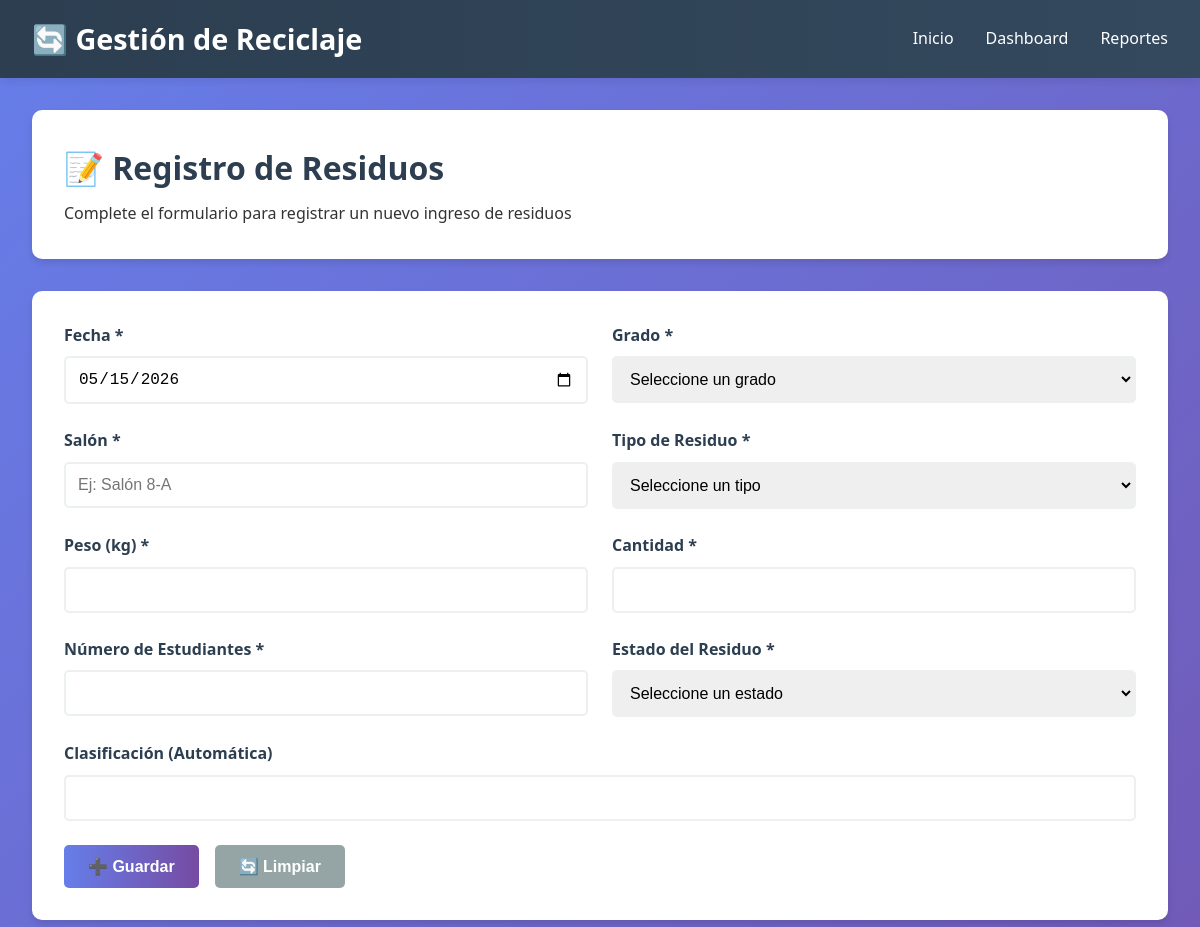
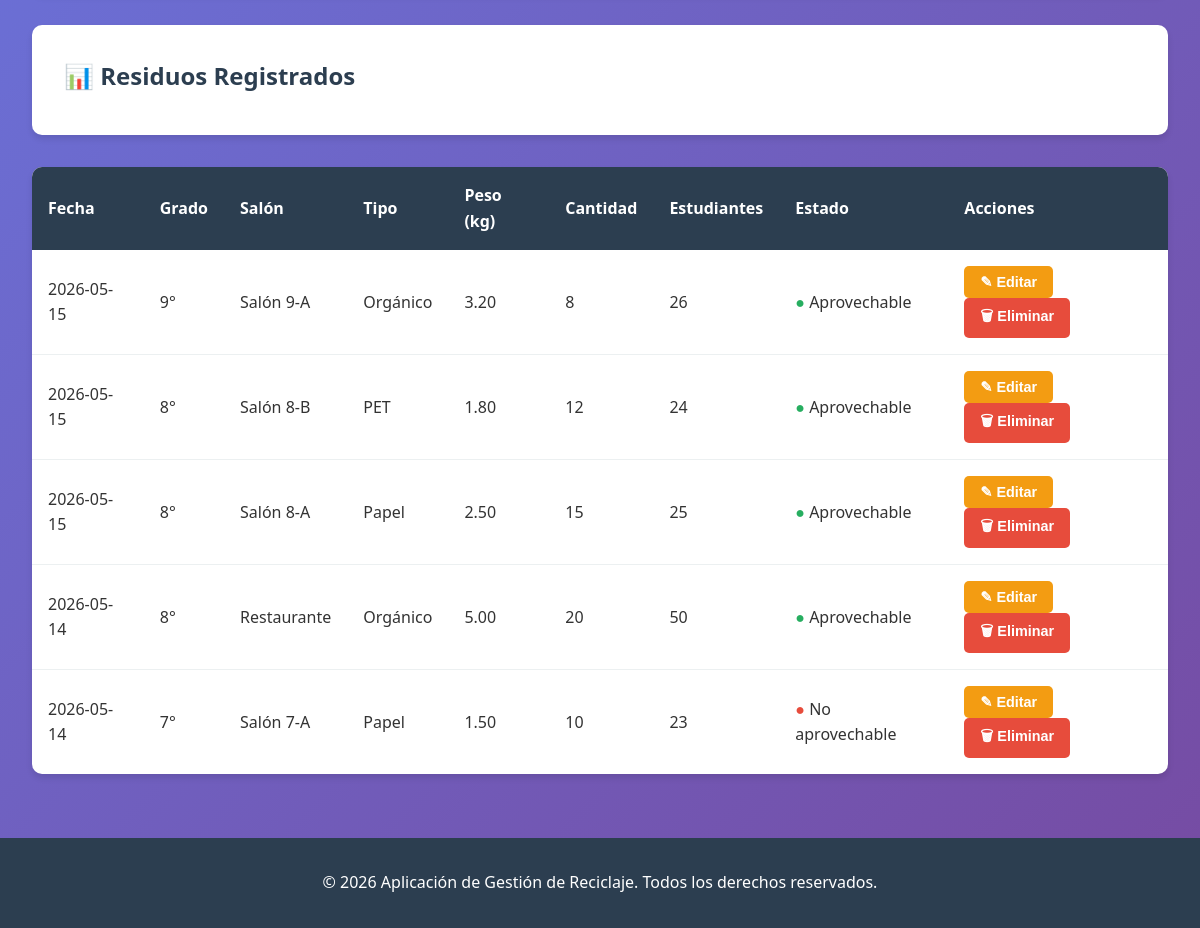
The page / on the database its author committed (2 pictures, top to bottom).
### tables this page shows
CREATE TABLE residuos (
    id INT PRIMARY KEY AUTO_INCREMENT,
    fecha DATE NOT NULL,
    grado VARCHAR(10) NOT NULL,
    salon VARCHAR(50) NOT NULL,
    tipo_residuo ENUM('Papel', 'PET', 'Orgánico') NOT NULL,
    peso_kg DECIMAL(10, 2) NOT NULL,
    cantidad INT NOT NULL,
    numero_estudiantes INT NOT NULL,
    estado_residuo ENUM('Aprovechable', 'No aprovechable') NOT NULL,
    clasificacion VARCHAR(100),
    created_at TIMESTAMP DEFAULT CURRENT_TIMESTAMP,
    updated_at TIMESTAMP DEFAULT CURRENT_TIMESTAMP ON UPDATE CURRENT_TIMESTAMP,
    INDEX idx_fecha (fecha),
    INDEX idx_grado (grado),
    INDEX idx_salon (salon),
    INDEX idx_tipo (tipo_residuo),
    INDEX idx_estado (estado_residuo)
);

### config/database.php (called while the page is built, shortened)
<?php
function executeQuery($conn, $query) {
    $result = $conn->query($query);
    return $result;
}
?>

### index.php (the view, shortened to what this page needs)
<?php
include 'config/database.php';
include 'includes/header.php';
$edit_mode = false;
$waste_data = null;
?>
<div class="page-header">
    <h1>📝 Registro de Residuos</h1>
    <p>Complete el formulario para registrar un nuevo ingreso de residuos</p>
</div>
<div class="form-container">
    <form id="waste-form" method="POST">
        <div class="form-row">
            <div class="form-group">
                <label for="fecha">Fecha *</label>
                <input type="date" id="fecha" name="fecha" required value="<?php echo $waste_data['fecha'] ?? date('Y-m-d'); ?>">
            </div>
            <div class="form-group">
                <label for="grado">Grado *</label>
                <select id="grado" name="grado" required>
                    <option value="">Seleccione un grado</option>
                </select>
            </div>
        </div>
        <div class="form-row">
            <div class="form-group">
                <label for="salon">Salón *</label>
                <input type="text" id="salon" name="salon" placeholder="Ej: Salón 8-A" required value="<?php echo $waste_data['salon'] ?? ''; ?>">
            </div>
            <div class="form-group">
                <label for="tipo_residuo">Tipo de Residuo *</label>
                <select id="tipo_residuo" name="tipo_residuo" required onchange="classifyWaste()">
                    <option value="">Seleccione un tipo</option>
                </select>
            </div>
        </div>
        <div class="form-row">
            <div class="form-group">
                <label for="peso_kg">Peso (kg) *</label>
                <input type="number" id="peso_kg" name="peso_kg" step="0.01" min="0" required value="<?php echo $waste_data['peso_kg'] ?? ''; ?>">
            </div>
            <div class="form-group">
                <label for="cantidad">Cantidad *</label>
                <input type="number" id="cantidad" name="cantidad" min="0" required value="<?php echo $waste_data['cantidad'] ?? ''; ?>">
            </div>
        </div>
        <div class="form-row">
            <div class="form-group">
                <label for="numero_estudiantes">Número de Estudiantes *</label>
                <input type="number" id="numero_estudiantes" name="numero_estudiantes" min="0" required value="<?php echo $waste_data['numero_estudiantes'] ?? ''; ?>">
            </div>
            <div class="form-group">
                <label for="estado_residuo">Estado del Residuo *</label>
                <select id="estado_residuo" name="estado_residuo" required onchange="classifyWaste()">
                    <option value="">Seleccione un estado</option>
                </select>
            </div>
        </div>
        <div class="form-group">
            <label for="clasificacion">Clasificación (Automática)</label>
            <input type="text" id="clasificacion" name="clasificacion" readonly value="<?php echo $waste_data['clasificacion'] ?? ''; ?>">
        </div>
        <div class="btn-group">
            <button type="submit" class="btn btn-primary"><?php echo $edit_mode ? '✓ Actualizar' : '➕ Guardar'; ?></button>
            <button type="button" class="btn btn-secondary" onclick="clearForm('waste-form')">🔄 Limpiar</button>
        </div>
    </form>
</div>
<div class="page-header">
    <h2>📊 Residuos Registrados</h2>
</div>
<div class="table-container">
    <table>
        <thead>
            <tr>
                <th>Fecha</th>
                <th>Grado</th>
                <th>Salón</th>
                <th>Tipo</th>
                <th>Peso (kg)</th>
                <th>Cantidad</th>
                <th>Estudiantes</th>
                <th>Estado</th>
                <th>Acciones</th>
            </tr>
        </thead>
        <tbody>
            <?php
            $result = executeQuery($conn, "SELECT * FROM residuos ORDER BY fecha DESC LIMIT 20");
            if ($result->num_rows > 0) {
                while ($row = $result->fetch_assoc()) {
                    $estado_class = $row['estado_residuo'] === 'Aprovechable' ? 'green' : 'red';
                    echo "<tr>
                        <td>{$row['fecha']}</td>
                        <td>{$row['grado']}</td>
                        <td>{$row['salon']}</td>
                        <td>{$row['tipo_residuo']}</td>
                        <td>{$row['peso_kg']}</td>
                        <td>{$row['cantidad']}</td>
                        <td>{$row['numero_estudiantes']}</td>
                        <td><span style='color: " . ($estado_class === 'green' ? '#27ae60' : '#e74c3c') . "'>●</span> {$row['estado_residuo']}</td>
                        <td>
                            <button onclick='editWaste({$row['id']})' class='btn btn-warning' style='padding: 0.5rem 1rem; font-size: 0.9rem;'>✎ Editar</button>
                            <button onclick='deleteWaste({$row['id']})' class='btn btn-danger' style='padding: 0.5rem 1rem; font-size: 0.9rem;'>🗑 Eliminar</button>
                        </td>
                    </tr>";
                }
            } else {
                echo "<tr><td colspan='9' style='text-align: center; color: #95a5a6;'>No hay registros aún</td></tr>";
            }
            ?>
        </tbody>
    </table>
</div>
<?php include 'includes/footer.php'; ?>

### includes/header.php (shortened to what this page needs)
<!DOCTYPE html>
<html lang="es">
<head>
    <link rel="stylesheet" href="css/styles.css">
</head>
<body>
    <nav class="navbar">
        <div class="nav-container">
            <div class="nav-logo">
                🔄 Gestión de Reciclaje
            </div>
            <ul class="nav-menu">
                <li><a href="index.php" class="nav-link">Inicio</a></li>
                <li><a href="dashboard.php" class="nav-link">Dashboard</a></li>
                <li><a href="reports.php" class="nav-link">Reportes</a></li>
            </ul>
        </div>
    </nav>
    <div class="container">

### includes/footer.php (shortened to what this page needs)
    </div>
    <footer class="footer">
        <p>&copy; 2026 Aplicación de Gestión de Reciclaje. Todos los derechos reservados.</p>
    </footer>
</body>
</html>

### css/styles.css (style rules this page uses)
* { margin: 0; padding: 0; box-sizing: border-box; }
body { font-family: 'Segoe UI', Tahoma, Geneva, Verdana, sans-serif; background: linear-gradient(135deg, #667eea 0%, #764ba2 100%); color: #333; line-height: 1.6; min-height: 100vh; display: flex; flex-direction: column; }
.navbar { background: linear-gradient(90deg, #2c3e50 0%, #34495e 100%); padding: 1rem 0; box-shadow: 0 2px 10px rgba(0,0,0,0.1); position: sticky; top: 0; z-index: 1000; }
.nav-container { max-width: 1200px; margin: 0 auto; padding: 0 2rem; display: flex; justify-content: space-between; align-items: center; }
.nav-logo { font-size: 1.8rem; font-weight: bold; color: #fff; }
.nav-menu { display: flex; list-style: none; gap: 2rem; }
.nav-link { color: #fff; text-decoration: none; transition: color 0.3s ease; font-weight: 500; }
.container { max-width: 1200px; margin: 2rem auto; padding: 0 2rem; flex: 1; width: 100%; }
.page-header { background: white; padding: 2rem; border-radius: 10px; margin-bottom: 2rem; box-shadow: 0 4px 6px rgba(0,0,0,0.1); }
.page-header h1 { color: #2c3e50; margin-bottom: 0.5rem; }
.page-header h2 { color: #2c3e50; margin-bottom: 0.5rem; }
.form-container { background: white; padding: 2rem; border-radius: 10px; box-shadow: 0 4px 6px rgba(0,0,0,0.1); margin-bottom: 2rem; }
.form-group { margin-bottom: 1.5rem; }
.form-group label { display: block; margin-bottom: 0.5rem; font-weight: 600; color: #2c3e50; }
.form-group input, .form-group select, .form-group textarea { width: 100%; padding: 0.75rem; border: 2px solid #ecf0f1; border-radius: 5px; font-size: 1rem; transition: border-color 0.3s ease; }
.form-row { display: grid; grid-template-columns: repeat(auto-fit, minmax(250px, 1fr)); gap: 1.5rem; }
.btn { padding: 0.75rem 1.5rem; border: none; border-radius: 5px; font-size: 1rem; cursor: pointer; transition: all 0.3s ease; font-weight: 600; display: inline-block; }
.btn-primary { background: linear-gradient(90deg, #667eea 0%, #764ba2 100%); color: white; }
.btn-secondary { background: #95a5a6; color: white; }
.btn-danger { background: #e74c3c; color: white; }
.btn-warning { background: #f39c12; color: white; }
.btn-group { display: flex; gap: 1rem; margin-top: 1.5rem; }
.table-container { background: white; border-radius: 10px; overflow: hidden; box-shadow: 0 4px 6px rgba(0,0,0,0.1); margin-bottom: 2rem; }
table { width: 100%; border-collapse: collapse; }
table thead { background: #2c3e50; color: white; }
table th { padding: 1rem; text-align: left; font-weight: 600; }
table td { padding: 1rem; border-bottom: 1px solid #ecf0f1; }
table tbody tr:last-child td { border-bottom: none; }
.footer { background: #2c3e50; color: white; text-align: center; padding: 2rem; margin-top: auto; }

### rows shown on the page
residuos: fecha "2026-05-15", grado "9°", salon "Salón 9-A", tipo_residuo "Orgánico", peso_kg "3.20", cantidad "8", numero_estudiantes "26", estado_residuo "Aprovechable"
residuos: fecha "2026-05-15", grado "8°", salon "Salón 8-B", tipo_residuo "PET", peso_kg "1.80", cantidad "12", numero_estudiantes "24", estado_residuo "Aprovechable"
residuos: fecha "2026-05-15", grado "8°", salon "Salón 8-A", tipo_residuo "Papel", peso_kg "2.50", cantidad "15", numero_estudiantes "25", estado_residuo "Aprovechable"
residuos: fecha "2026-05-14", grado "8°", salon "Restaurante", tipo_residuo "Orgánico", peso_kg "5.00", cantidad "20", numero_estudiantes "50", estado_residuo "Aprovechable"
residuos: fecha "2026-05-14", grado "7°", salon "Salón 7-A", tipo_residuo "Papel", peso_kg "1.50", cantidad "10", numero_estudiantes "23", estado_residuo "No aprovechable"
